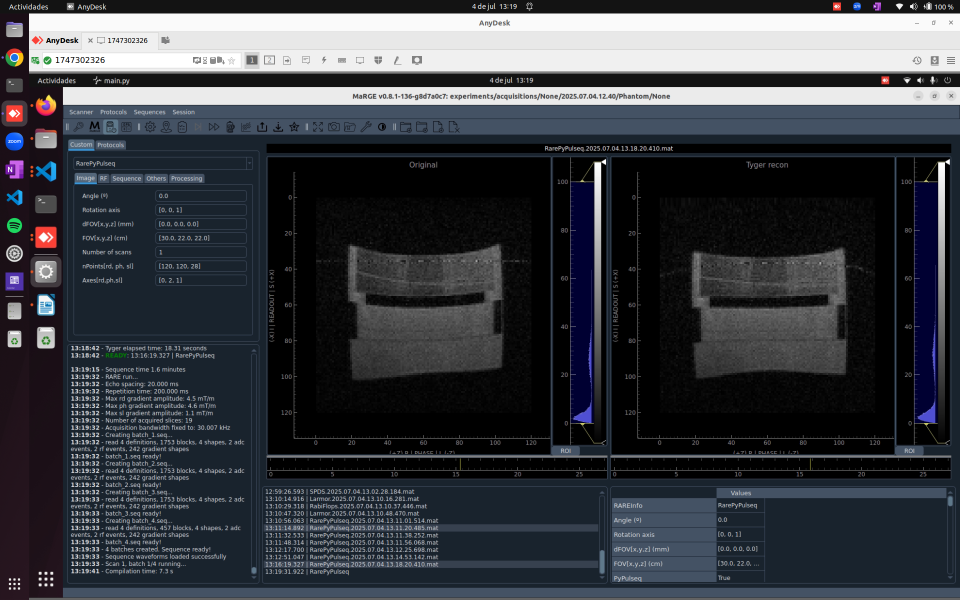
#> input picture tygerTEP/marge/021.png, 1920 x 1200 px (shown at 1/2 size)
$ python -i fromMATtoMRD3D_RARE_old.py   (imports and definitions only)
#> lines starting #> are read from the running program, lines starting #| are printed output that depends on the picture
import sys
import argparse
import numpy as np
from typing import Generator
import mrd
import scipy.io as sio
import sys

def matToMRD_old(input, output_file):
    # print('From MAT to MRD...')

    # OUTPUT - write .mrd
    output = sys.stdout.buffer
    if output_file is not None:
        output = output_file

    # INPUT - Read .mat
    mat_data = sio.loadmat(input)

    # Head info
    axesOrientation = mat_data['axesOrientation'][0]
    nPoints = mat_data['nPoints'][0]    # rd, ph, sl
    nPoints_sig = nPoints[[2,1,0]] # sl, ph, rd (signal is shorted like this)
    inverse_axesOrientation = np.argsort(axesOrientation)
    nXYZ = nPoints[inverse_axesOrientation]  # x, y, z
    nPoints = [int(x) for x in nPoints]; nXYZ = [int(x) for x in nXYZ]; axesOrientation = [int(x) for x in axesOrientation]
    nPoints_sig = [int(x) for x in nPoints_sig]

    try: # RAREpp and RARE_double_image
        rdGradAmplitude = mat_data['rd_grad_amplitude']
    except: # RAREprotocols
        rdGradAmplitude = mat_data['rdGradAmplitude']

    fov = mat_data['fov'][0]*1e1;
    fov_adq = fov[axesOrientation] # rd, ph, sl
    fov = fov.astype(int); fov = [int(x) for x in fov] # mm; x, y, z
    fov_adq = fov_adq
    fov_adq = fov_adq.astype(np.float32); fov_adq = [int(x) for x in fov_adq] # mm; x, y, z
    dfov = mat_data['dfov'][0]*1e-3; dfov = dfov.astype(np.float32)  # mm; x, y, z
    acqTime = mat_data['acqTime'][0]*1e-3 # s
    bw = mat_data['bw_MHz'][0][0]*1e6 # Hz
    dwell = 1/bw* 1e9 # ns

    # [9 lines of commented-out code are left out]
    sampledCartesian = mat_data['sampledCartesian']
    signal = sampledCartesian[:,3]
    kSpace = np.reshape(signal, nPoints_sig) # sl, ph, rd
    kSpace = np.reshape(kSpace, (1,kSpace.shape[0],kSpace.shape[1], kSpace.shape[2])) # Expand to MRD requisites

    # k vectors
    kTrajec = np.real(sampledCartesian[:,0:3]).astype(np.float32)    # rd, ph, sl
    kTrajec = kTrajec[:,inverse_axesOrientation]    # x, y, z

    kx = kTrajec[:,0]; kx = np.reshape(kx, nPoints_sig)   # sl, ph, rd
    kx = np.reshape(kx, (1,kx.shape[0],kx.shape[1], kx.shape[2]))

    ky = kTrajec[:,1]; ky = np.reshape(ky, nPoints_sig)   # sl, ph, rd
    ky = np.reshape(ky, (1,ky.shape[0],ky.shape[1], ky.shape[2]))

    kz = kTrajec[:,2]; kz = np.reshape(kz, nPoints_sig)   # sl, ph, rd
    kz = np.reshape(kz, (1,kz.shape[0],kz.shape[1], kz.shape[2]))

    rdTimes = np.linspace(-acqTime / 2, acqTime / 2, num=nPoints[0])
    rdTimes = np.reshape(rdTimes, (1,1,1, rdTimes.shape[0]))

    # Position vectors
    # rd_pos = np.linspace(-fov_adq[0] / 2 + fov_adq[0] / (2 * nPoints[0]) , fov_adq[0] / 2 + fov_adq[0] / (2 * nPoints[0]), nPoints[0], endpoint=False)
    # ph_pos = np.linspace(-fov_adq[1] / 2 + fov_adq[1] / (2 * nPoints[1]) , fov_adq[1] / 2 + fov_adq[1] / (2 * nPoints[1]), nPoints[1], endpoint=False)
    # sl_pos = np.linspace(-fov_adq[2] / 2 + fov_adq[2] / (2 * nPoints[2]) , fov_adq[2] / 2 + fov_adq[2] / (2 * nPoints[2]), nPoints[2], endpoint=False)
    rd_pos = np.linspace(-fov_adq[0] / 2 , fov_adq[0] / 2 , nPoints[0], endpoint=False)
    ph_pos = np.linspace(-fov_adq[1] / 2 , fov_adq[1] / 2 , nPoints[1], endpoint=False)
    sl_pos = np.linspace(-fov_adq[2] / 2 , fov_adq[2] / 2 , nPoints[2], endpoint=False)
    ph_posFull, sl_posFull, rd_posFull = np.meshgrid(ph_pos, sl_pos, rd_pos)
    rd_posFull = np.reshape(rd_posFull, newshape=(nPoints[0] * nPoints[1] * nPoints[2], 1))
    ph_posFull = np.reshape(ph_posFull, newshape=(nPoints[0] * nPoints[1] * nPoints[2], 1))
    sl_posFull = np.reshape(sl_posFull, newshape=(nPoints[0] * nPoints[1] * nPoints[2], 1))
    xyz_matrix = np.concatenate((rd_posFull, ph_posFull, sl_posFull), axis=1) # rd, ph, sl
    xyz_matrix = xyz_matrix[:,inverse_axesOrientation]   # x, y, z

    x_esp = xyz_matrix[:,0]; x_esp = np.reshape(x_esp, nPoints_sig)   # sl, ph, rd
    x_esp = np.reshape(x_esp, (1,x_esp.shape[0],x_esp.shape[1], x_esp.shape[2]))

    y_esp = xyz_matrix[:,1]; y_esp = np.reshape(y_esp, nPoints_sig)   # sl, ph, rd
    y_esp = np.reshape(y_esp, (1,y_esp.shape[0],y_esp.shape[1], y_esp.shape[2]))

    z_esp = xyz_matrix[:,2]; z_esp = np.reshape(z_esp, nPoints_sig)   # sl, ph, rd
    z_esp = np.reshape(z_esp, (1,z_esp.shape[0],z_esp.shape[1], z_esp.shape[2]))

    ## Noise acq
    data_noise = mat_data['data_noise']
    addRdPoints = mat_data['addRdPoints'][0][0]
    data_noise = np.reshape(data_noise, (-1, nPoints[0]+addRdPoints*2))
    data_noise = data_noise[:, addRdPoints : -addRdPoints]
    nNoise = data_noise.shape[0]
    # nNoise= 16
    print('Num of noise acq:')
    print(nNoise)
    # nNoise = mat_data['nNoise'][0][0].item()

    # OUTPUT - write .mrd
    # MRD Format
    h = mrd.Header()

    sys_info = mrd.AcquisitionSystemInformationType()
    sys_info.receiver_channels = 1
    sys_info.system_field_strength_t = 0.097
    sys_info.system_vendor = "i3m"
    sys_info.system_model = "i3m_model"
    sys_info.relative_receiver_noise_bandwidth = 0.72
    sys_info.receiver_channels = 1
    sys_info.coil_label = [mrd.CoilLabelType(coil_number=0, coil_name="coil_1")]
    sys_info.institution_name = "PhysioMRI"
    sys_info.station_name = "i3m_station"
    sys_info.device_id = "i3m_device"
    sys_info.device_serial_number = "i3m_serial"

    h.acquisition_system_information = sys_info

    e = mrd.EncodingSpaceType()
    e.matrix_size = mrd.MatrixSizeType(x=nPoints_sig[2], y=nPoints_sig[1], z=nPoints_sig[0])
    e.field_of_view_mm = mrd.FieldOfViewMm(x=fov[2], y=fov[1], z=fov[0])

    r = mrd.EncodingSpaceType()
    r.matrix_size = mrd.MatrixSizeType(x=nPoints_sig[2], y=nPoints_sig[1], z=nPoints_sig[0])
    r.field_of_view_mm = mrd.FieldOfViewMm(x=fov[2], y=fov[1], z=fov[0])

    enc = mrd.EncodingType()
    enc.trajectory = mrd.Trajectory.CARTESIAN
    enc.encoded_space = e
    enc.recon_space = r

    enc.encoding_limits = mrd.EncodingLimitsType()
    enc.encoding_limits.kspace_encoding_step_0 = mrd.LimitType(minimum=0, maximum=nPoints_sig[0]-1, center=(nPoints_sig[0])//2)
    enc.encoding_limits.kspace_encoding_step_1 = mrd.LimitType(minimum=0, maximum=nPoints_sig[1]-1, center=(nPoints_sig[1])//2)
    enc.encoding_limits.kspace_encoding_step_2 = mrd.LimitType(minimum=0, maximum=nPoints_sig[2]-1, center=(nPoints_sig[2])//2)
    enc.encoding_limits.average = mrd.LimitType(minimum=0, maximum=0, center=0)
    enc.encoding_limits.slice = mrd.LimitType(minimum=0, maximum=0, center=0)
    enc.encoding_limits.contrast = mrd.LimitType(minimum=0, maximum=0, center=0)
    enc.encoding_limits.phase = mrd.LimitType(minimum=0, maximum=0, center=0)
    enc.encoding_limits.repetition = mrd.LimitType(minimum=0, maximum=0, center=0)
    enc.encoding_limits.set = mrd.LimitType(minimum=0, maximum=0, center=0)
    enc.encoding_limits.segment = mrd.LimitType(minimum=0, maximum=0, center=0)

    h.encoding.append(enc)

    readout_gradient = mrd.UserParameterDoubleType()
    readout_gradient.name = "readout_gradient_intensity"
    readout_gradient.value = rdGradAmplitude

    axes_param = mrd.UserParameterStringType()
    axes_param.name = "axesOrientation"
    axes_param.value = ",".join(map(str, axesOrientation))

    d_fov = mrd.UserParameterStringType()
    d_fov.name = "dfov"
    d_fov.value = ",".join(map(str, dfov))

    if h.user_parameters is None:
        h.user_parameters = mrd.UserParametersType()
    h.user_parameters.user_parameter_double.append(readout_gradient)
    h.user_parameters.user_parameter_string.append(axes_param)
    h.user_parameters.user_parameter_string.append(d_fov)
    def generate_data() -> Generator[mrd.StreamItem, None, None]:
        acq = mrd.Acquisition()

        acq.data.resize((1, nPoints[0]))
        acq.trajectory.resize((7, nPoints[0]))
        acq.head.center_sample = round(nPoints[0] / 2)

        for n in range(nNoise):
            noise = mrd.Acquisition()
            noise.data.resize((1, nPoints[0]))
            noise.trajectory.resize((0, 0))
            noise.head.center_sample = round(nPoints[0] / 2)

            noise.head.scan_counter = n
            noise.head.sample_time_ns = int(dwell)
            noise.head.acquisition_time_stamp_ns = int(n * 2.5 * 1e3)
            noise.head.physiology_time_stamp_ns = [int(2.5 * n * 1e3), 0, 0]

            noise.head.channel_order = [0]

            noise.head.flags = mrd.AcquisitionFlags(0)
            noise.head.flags |= mrd.AcquisitionFlags.IS_NOISE_MEASUREMENT
            noise.head.idx.kspace_encode_step_1 = n
            noise.head.idx.kspace_encode_step_2 = 0
            noise.head.idx.slice = 0
            noise.head.idx.repetition = 0
            noise.head.idx.average = 0
            noise.head.idx.phase = 0
            noise.head.idx.set = 0
            noise.head.idx.contrast = 0
            noise.head.idx.segment = 0
            noise.data[:] = data_noise[n, :]
            yield mrd.StreamItem.Acquisition(noise)

        for s in range(nPoints[2]):
            for line in range(nPoints[1]):

                num = (line + s * nPoints[1])

                acq.head.flags = mrd.AcquisitionFlags(0)
                if line == 0:
                    acq.head.flags |= mrd.AcquisitionFlags.FIRST_IN_ENCODE_STEP_1
                    acq.head.flags |= mrd.AcquisitionFlags.FIRST_IN_SLICE
                    acq.head.flags |= mrd.AcquisitionFlags.FIRST_IN_REPETITION
                if line == nPoints[1] - 1:
                    acq.head.flags |= mrd.AcquisitionFlags.LAST_IN_ENCODE_STEP_1
                    acq.head.flags |= mrd.AcquisitionFlags.LAST_IN_SLICE
                    acq.head.flags |= mrd.AcquisitionFlags.LAST_IN_REPETITION

                acq.head.scan_counter = num + nNoise

                acq.head.acquisition_time_stamp_ns = int(num * 2 * 1e9)
                acq.head.physiology_time_stamp_ns = [int(2.5*num * 1e9), 0, 0]

                acq.head.channel_order = [0]

                acq.head.discard_pre = 0
                acq.head.discard_post = 0

                acq.head.center_sample = round(nPoints[0] / 2)
                acq.head.sample_time_ns = int(dwell)

                acq.head.idx.kspace_encode_step_1 = line
                acq.head.idx.kspace_encode_step_2 = s
                acq.head.idx.slice = 0
                acq.head.idx.repetition = 0
                acq.head.idx.average = 0
                acq.head.idx.phase = 0
                acq.head.idx.set = 0
                acq.head.idx.contrast = 0
                acq.head.idx.segment = 0
                acq.data[:] = kSpace[:, s, line, :]
                acq.trajectory[0,:] = kx[:, s, line, :]
                acq.trajectory[1,:] = ky[:, s, line, :]
                acq.trajectory[2,:] = kz[:, s, line, :]
                acq.trajectory[3,:] = rdTimes[:, :, :, :]
                acq.trajectory[4,:] = x_esp[:, s, line, :]
                acq.trajectory[5,:] = y_esp[:, s, line, :]
                acq.trajectory[6,:] = z_esp[:, s, line, :]

                yield mrd.StreamItem.Acquisition(acq)

    with mrd.BinaryMrdWriter(output) as w:
        w.write_header(h)
        w.write_data(generate_data())

# [16 lines not run here, left out]

>>> import cv2
>>> picture = cv2.imread('../tygerTEP/marge/021.png', cv2.IMREAD_GRAYSCALE)
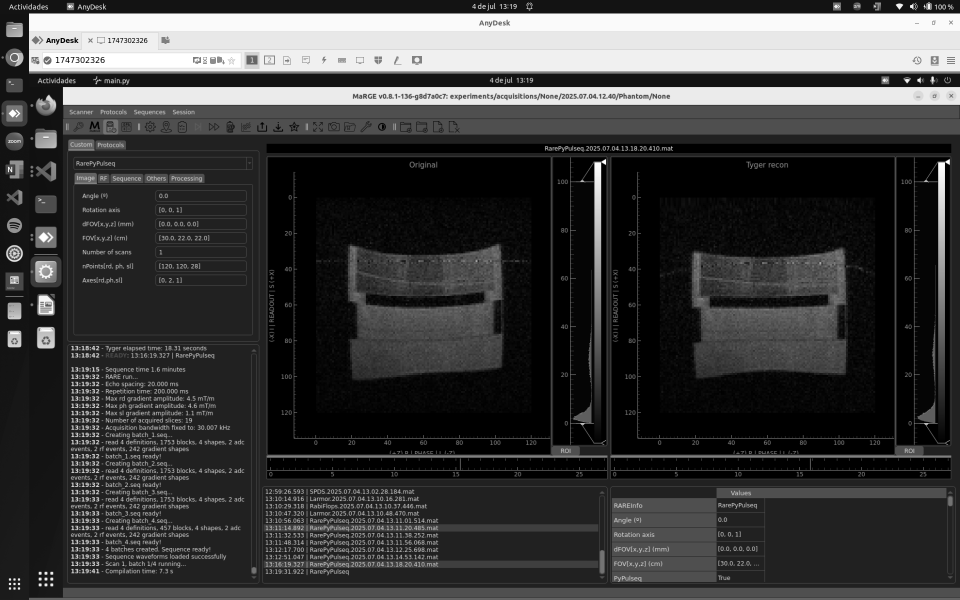
#> picture: shape (1200, 1920) (shown at 1/2 size); min 0, max 255, mean 60
#> (the run stopped early here; a loop or call above may not have finished)
